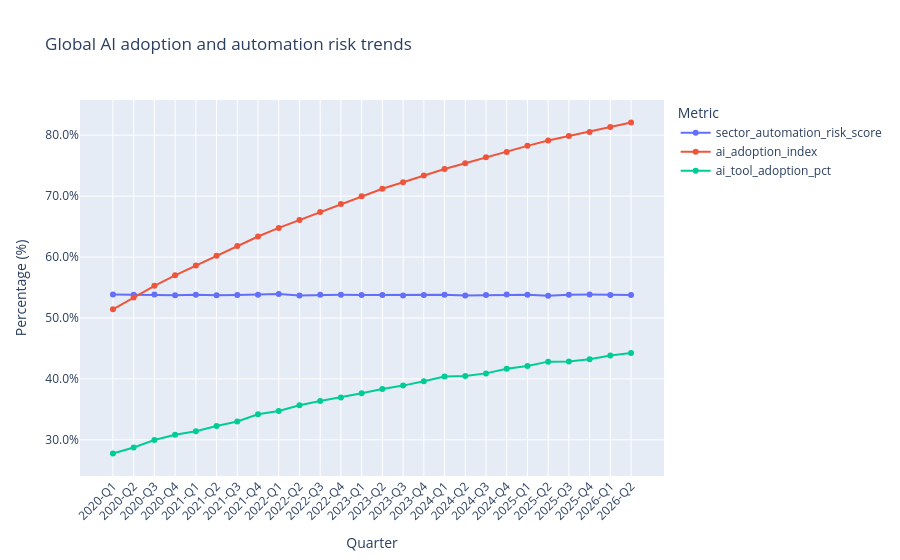
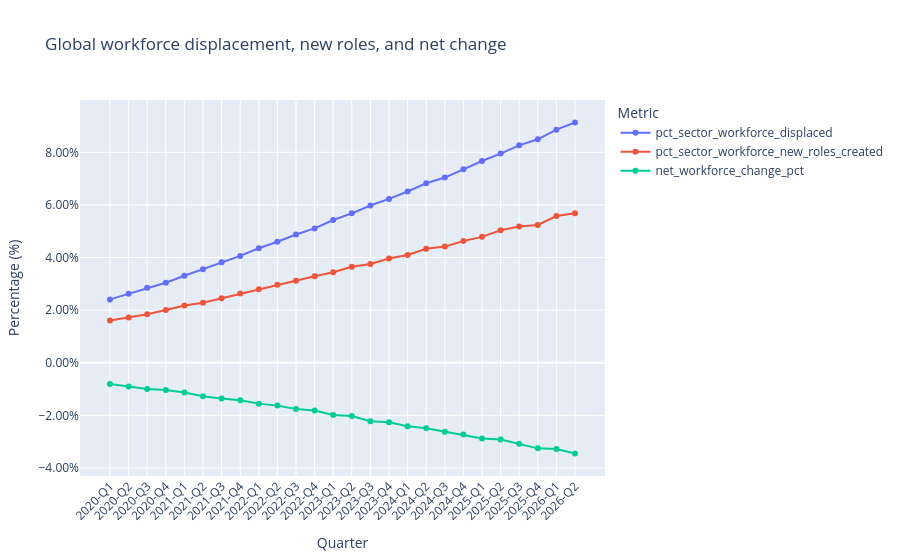
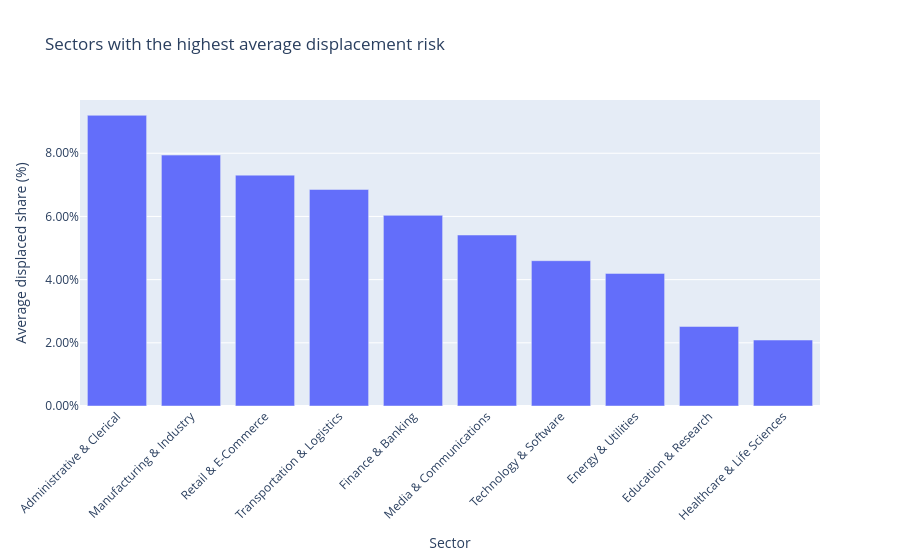
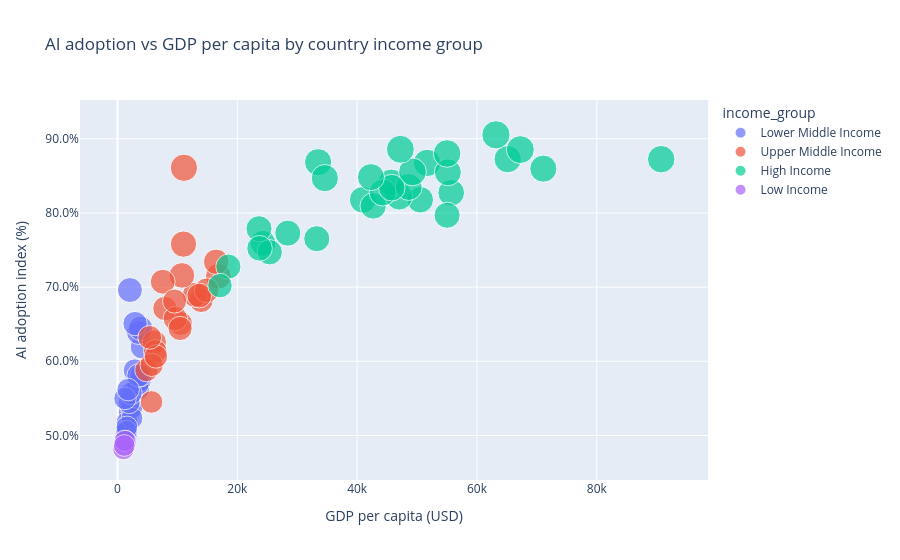

The code cell stored with these charts, in order, in its notebook:
### Markdown cell above
## Plotly charts

### Code cell
summary_plot = df.groupby('quarter_label', observed=True).agg(
    sector_automation_risk_score=('sector_automation_risk_score', 'mean'),
    ai_adoption_index=('ai_adoption_index', 'mean'),
    ai_tool_adoption_pct=('ai_tool_adoption_pct', 'mean'),
).reset_index()

fig1 = px.line(
    summary_plot,
    x='quarter_label',
    y=['sector_automation_risk_score', 'ai_adoption_index', 'ai_tool_adoption_pct'],
    markers=True,
    title='Global AI adoption and automation risk trends',
    labels={'value': 'Percentage (%)', 'quarter_label': 'Quarter'},
)
fig1.update_layout(legend_title_text='Metric', xaxis_tickangle=-45, yaxis_tickformat='.1%')
fig1.show()

workforce_trend = df.groupby('quarter_label', observed=True).agg(
    pct_sector_workforce_displaced=('pct_sector_workforce_displaced', 'mean'),
    pct_sector_workforce_new_roles_created=('pct_sector_workforce_new_roles_created', 'mean'),
    net_workforce_change_pct=('net_workforce_change_pct', 'mean'),
).reset_index()

fig2 = px.line(
    workforce_trend,
    x='quarter_label',
    y=['pct_sector_workforce_displaced', 'pct_sector_workforce_new_roles_created', 'net_workforce_change_pct'],
    markers=True,
    title='Global workforce displacement, new roles, and net change',
    labels={'value': 'Percentage (%)', 'quarter_label': 'Quarter'},
)
fig2.update_layout(legend_title_text='Metric', xaxis_tickangle=-45, yaxis_tickformat='.2%')
fig2.show()

sector_displaced = df.groupby('industry_sector', observed=True).agg(
    avg_displaced=('pct_sector_workforce_displaced', 'mean'),
).reset_index().sort_values('avg_displaced', ascending=False)
fig3 = px.bar(
    sector_displaced,
    x='industry_sector',
    y='avg_displaced',
    title='Sectors with the highest average displacement risk',
    labels={'avg_displaced': 'Average displaced share (%)', 'industry_sector': 'Sector'},
)
fig3.update_layout(xaxis_tickangle=-45, yaxis_tickformat='.2%')
fig3.show()

scatter_df = df.groupby(['country', 'income_group'], observed=True).agg(
    avg_gdp_per_capita_usd=('gdp_per_capita_usd', 'mean'),
    avg_ai_adoption_index=('ai_adoption_index', 'mean'),
    total_ai_layoffs=('ai_cited_layoff_announcements', 'sum'),
).reset_index()
fig4 = px.scatter(
    scatter_df,
    x='avg_gdp_per_capita_usd',
    y='avg_ai_adoption_index',
    color='income_group',
    size='total_ai_layoffs',
    hover_name='country',
    title='AI adoption vs GDP per capita by country income group',
    labels={'avg_gdp_per_capita_usd': 'GDP per capita (USD)', 'avg_ai_adoption_index': 'AI adoption index (%)'},
)
fig4.update_layout(yaxis_tickformat='.1%')
fig4.show()

female_df = df.groupby('industry_sector', observed=True).agg(
    avg_female_share=('pct_workforce_female', 'mean'),
    avg_displaced_female_share=('pct_displaced_roles_female', 'mean'),
).reset_index()
female_df = female_df.sort_values('avg_displaced_female_share', ascending=False).head(15)
fig5 = px.bar(
    female_df,
    x='industry_sector',
    y=['avg_female_share', 'avg_displaced_female_share'],
    barmode='group',
    title='Female workforce share vs displaced female share by sector',
    labels={
        'industry_sector': 'Sector',
        'value': 'Share (%)',
        'variable': 'Metric'
    },
)
fig5.update_layout(xaxis_tickangle=-45, yaxis_tickformat='.0%')
fig5.show()

policy_df = df.groupby('income_group', observed=True).agg(
    avg_policy_score=('govt_ai_policy_score_1_to_10', 'mean'),
    avg_reskilling_count=('reskilling_programs_count', 'mean'),
).reset_index()
fig6 = px.bar(
    policy_df,
    x='income_group',
    y=['avg_policy_score', 'avg_reskilling_count'],
    barmode='group',
    title='Policy and reskilling support by income group',
    labels={'value': 'Average value', 'income_group': 'Income group'},
)
fig6.show()

### Figure 1 — Plotly figure (JSON) as saved in the notebook; plotly's stock layout.template omitted (floating-point values rounded to 4 significant figures)
{"data": [{"hovertemplate": "variable=sector_automation_risk_score<br>Quarter=%{x}<br>Percentage (%)=%{y}<extra></extra>", "legendgroup": "sector_automation_risk_score", "line": {"color": "#636efa", "dash": "solid"}, "marker": {"symbol": "circle"}, "mode": "lines+markers", "name": "sector_automation_risk_score", "orientation": "v", "showlegend": true, "type": "scatter", "x": ["2020-Q1", "2020-Q2", "2020-Q3", "2020-Q4", "2021-Q1", "2021-Q2", "2021-Q3", "2021-Q4", "2022-Q1", "2022-Q2", "2022-Q3", "2022-Q4", "2023-Q1", "2023-Q2", "2023-Q3", "2023-Q4", "2024-Q1", "2024-Q2", "2024-Q3", "2024-Q4", "2025-Q1", "2025-Q2", "2025-Q3", "2025-Q4", "2026-Q1", "2026-Q2"], "xaxis": "x", "y": [0.5386, 0.5382, 0.5387, 0.5373, 0.5383, 0.5374, 0.5378, 0.5382, 0.5393, 0.5371, 0.538, 0.538, 0.5378, 0.5379, 0.537, 0.5377, 0.5382, 0.5369, 0.5376, 0.5385, 0.5381, 0.5363, 0.5382, 0.5384, 0.5378, 0.5377], "yaxis": "y"}, {"hovertemplate": "variable=ai_adoption_index<br>Quarter=%{x}<br>Percentage (%)=%{y}<extra></extra>", "legendgroup": "ai_adoption_index", "line": {"color": "#EF553B", "dash": "solid"}, "marker": {"symbol": "circle"}, "mode": "lines+markers", "name": "ai_adoption_index", "orientation": "v", "showlegend": true, "type": "scatter", "x": ["2020-Q1", "2020-Q2", "2020-Q3", "2020-Q4", "2021-Q1", "2021-Q2", "2021-Q3", "2021-Q4", "2022-Q1", "2022-Q2", "2022-Q3", "2022-Q4", "2023-Q1", "2023-Q2", "2023-Q3", "2023-Q4", "2024-Q1", "2024-Q2", "2024-Q3", "2024-Q4", "2025-Q1", "2025-Q2", "2025-Q3", "2025-Q4", "2026-Q1", "2026-Q2"], "xaxis": "x", "y": [0.5142, 0.5336, 0.5527, 0.5701, 0.5861, 0.6022, 0.6183, 0.6337, 0.6478, 0.6608, 0.6741, 0.6872, 0.6997, 0.7121, 0.7228, 0.7338, 0.7445, 0.7539, 0.7637, 0.7725, 0.7825, 0.7913, 0.7987, 0.8053, 0.8135, 0.8208], "yaxis": "y"}, {"hovertemplate": "variable=ai_tool_adoption_pct<br>Quarter=%{x}<br>Percentage (%)=%{y}<extra></extra>", "legendgroup": "ai_tool_adoption_pct", "line": {"color": "#00cc96", "dash": "solid"}, "marker": {"symbol": "circle"}, "mode": "lines+markers", "name": "ai_tool_adoption_pct", "orientation": "v", "showlegend": true, "type": "scatter", "x": ["2020-Q1", "2020-Q2", "2020-Q3", "2020-Q4", "2021-Q1", "2021-Q2", "2021-Q3", "2021-Q4", "2022-Q1", "2022-Q2", "2022-Q3", "2022-Q4", "2023-Q1", "2023-Q2", "2023-Q3", "2023-Q4", "2024-Q1", "2024-Q2", "2024-Q3", "2024-Q4", "2025-Q1", "2025-Q2", "2025-Q3", "2025-Q4", "2026-Q1", "2026-Q2"], "xaxis": "x", "y": [0.2776, 0.2874, 0.2997, 0.3083, 0.3139, 0.3227, 0.33, 0.342, 0.3474, 0.3567, 0.3639, 0.3696, 0.3765, 0.3835, 0.389, 0.3963, 0.4039, 0.4049, 0.4091, 0.4167, 0.421, 0.4283, 0.4287, 0.4324, 0.4382, 0.4427], "yaxis": "y"}], "layout": {"legend": {"title": {"text": "Metric"}, "tracegroupgap": 0}, "title": {"text": "Global AI adoption and automation risk trends"}, "xaxis": {"anchor": "y", "domain": [0, 1], "tickangle": -45, "title": {"text": "Quarter"}}, "yaxis": {"anchor": "x", "domain": [0, 1], "tickformat": ".1%", "title": {"text": "Percentage (%)"}}}}

### Figure 2 — Plotly figure (JSON) as saved in the notebook; plotly's stock layout.template omitted (floating-point values rounded to 4 significant figures)
{"data": [{"hovertemplate": "variable=pct_sector_workforce_displaced<br>Quarter=%{x}<br>Percentage (%)=%{y}<extra></extra>", "legendgroup": "pct_sector_workforce_displaced", "line": {"color": "#636efa", "dash": "solid"}, "marker": {"symbol": "circle"}, "mode": "lines+markers", "name": "pct_sector_workforce_displaced", "orientation": "v", "showlegend": true, "type": "scatter", "x": ["2020-Q1", "2020-Q2", "2020-Q3", "2020-Q4", "2021-Q1", "2021-Q2", "2021-Q3", "2021-Q4", "2022-Q1", "2022-Q2", "2022-Q3", "2022-Q4", "2023-Q1", "2023-Q2", "2023-Q3", "2023-Q4", "2024-Q1", "2024-Q2", "2024-Q3", "2024-Q4", "2025-Q1", "2025-Q2", "2025-Q3", "2025-Q4", "2026-Q1", "2026-Q2"], "xaxis": "x", "y": [0.02408, 0.0262, 0.02847, 0.0304, 0.03305, 0.03557, 0.03818, 0.0406, 0.04353, 0.04598, 0.04875, 0.05106, 0.05425, 0.05679, 0.05978, 0.06228, 0.0651, 0.06824, 0.0704, 0.07358, 0.07669, 0.07951, 0.08265, 0.08495, 0.08862, 0.09132], "yaxis": "y"}, {"hovertemplate": "variable=pct_sector_workforce_new_roles_created<br>Quarter=%{x}<br>Percentage (%)=%{y}<extra></extra>", "legendgroup": "pct_sector_workforce_new_roles_created", "line": {"color": "#EF553B", "dash": "solid"}, "marker": {"symbol": "circle"}, "mode": "lines+markers", "name": "pct_sector_workforce_new_roles_created", "orientation": "v", "showlegend": true, "type": "scatter", "x": ["2020-Q1", "2020-Q2", "2020-Q3", "2020-Q4", "2021-Q1", "2021-Q2", "2021-Q3", "2021-Q4", "2022-Q1", "2022-Q2", "2022-Q3", "2022-Q4", "2023-Q1", "2023-Q2", "2023-Q3", "2023-Q4", "2024-Q1", "2024-Q2", "2024-Q3", "2024-Q4", "2025-Q1", "2025-Q2", "2025-Q3", "2025-Q4", "2026-Q1", "2026-Q2"], "xaxis": "x", "y": [0.01601, 0.01718, 0.01846, 0.02006, 0.02171, 0.02283, 0.02452, 0.02633, 0.02797, 0.02966, 0.03115, 0.03288, 0.03439, 0.03652, 0.03751, 0.0396, 0.04096, 0.04329, 0.04414, 0.0463, 0.04785, 0.05033, 0.05179, 0.05238, 0.05577, 0.05681], "yaxis": "y"}, {"hovertemplate": "variable=net_workforce_change_pct<br>Quarter=%{x}<br>Percentage (%)=%{y}<extra></extra>", "legendgroup": "net_workforce_change_pct", "line": {"color": "#00cc96", "dash": "solid"}, "marker": {"symbol": "circle"}, "mode": "lines+markers", "name": "net_workforce_change_pct", "orientation": "v", "showlegend": true, "type": "scatter", "x": ["2020-Q1", "2020-Q2", "2020-Q3", "2020-Q4", "2021-Q1", "2021-Q2", "2021-Q3", "2021-Q4", "2022-Q1", "2022-Q2", "2022-Q3", "2022-Q4", "2023-Q1", "2023-Q2", "2023-Q3", "2023-Q4", "2024-Q1", "2024-Q2", "2024-Q3", "2024-Q4", "2025-Q1", "2025-Q2", "2025-Q3", "2025-Q4", "2026-Q1", "2026-Q2"], "xaxis": "x", "y": [-0.008066, -0.009022, -0.01001, -0.01034, -0.01134, -0.01274, -0.01366, -0.01428, -0.01556, -0.01632, -0.01759, -0.01819, -0.01986, -0.02027, -0.02226, -0.02268, -0.02414, -0.02495, -0.02625, -0.02728, -0.02885, -0.02918, -0.03086, -0.03257, -0.03285, -0.03451], "yaxis": "y"}], "layout": {"legend": {"title": {"text": "Metric"}, "tracegroupgap": 0}, "title": {"text": "Global workforce displacement, new roles, and net change"}, "xaxis": {"anchor": "y", "domain": [0, 1], "tickangle": -45, "title": {"text": "Quarter"}}, "yaxis": {"anchor": "x", "domain": [0, 1], "tickformat": ".2%", "title": {"text": "Percentage (%)"}}}}

### Figure 3 — Plotly figure (JSON) as saved in the notebook; plotly's stock layout.template omitted (floating-point values rounded to 4 significant figures)
{"data": [{"hovertemplate": "Sector=%{x}<br>Average displaced share (%)=%{y}<extra></extra>", "legendgroup": "", "marker": {"color": "#636efa", "pattern": {"shape": ""}}, "name": "", "orientation": "v", "showlegend": false, "textposition": "auto", "type": "bar", "x": ["Administrative & Clerical", "Manufacturing & Industry", "Retail & E-Commerce", "Transportation & Logistics", "Finance & Banking", "Media & Communications", "Technology & Software", "Energy & Utilities", "Education & Research", "Healthcare & Life Sciences"], "xaxis": "x", "y": [0.09202, 0.07942, 0.07308, 0.06854, 0.06035, 0.05412, 0.046, 0.04197, 0.02517, 0.02088], "yaxis": "y"}], "layout": {"barmode": "relative", "legend": {"tracegroupgap": 0}, "title": {"text": "Sectors with the highest average displacement risk"}, "xaxis": {"anchor": "y", "domain": [0, 1], "tickangle": -45, "title": {"text": "Sector"}}, "yaxis": {"anchor": "x", "domain": [0, 1], "tickformat": ".2%", "title": {"text": "Average displaced share (%)"}}}}

### Figure 4 — Plotly figure (JSON) as saved in the notebook; plotly's stock layout.template omitted (floating-point values rounded to 4 significant figures)
{"data": [{"hovertemplate": "<b>%{hovertext}</b><br><br>income_group=Lower Middle Income<br>GDP per capita (USD)=%{x}<br>AI adoption index (%)=%{y}<br>total_ai_layoffs=%{marker.size}<extra></extra>", "hovertext": ["Algeria", "Bangladesh", "Bolivia", "Cambodia", "Cameroon", "Egypt", "Ghana", "India", "Indonesia", "Iran", "Ivory Coast", "Kenya", "Morocco", "Myanmar", "Nigeria", "Pakistan", "Philippines", "Senegal", "Sri Lanka", "Tunisia", "Ukraine", "Uzbekistan", "Vietnam", "Zambia"], "legendgroup": "Lower Middle Income", "marker": {"color": "#636efa", "size": [18799, 18145, 20185, 17887, 17437, 19633, 18321, 23231, 21001, 20093, 17794, 18092, 19070, 17173, 19016, 18892, 21075, 17545, 19168, 20581, 22097, 18925, 22033, 17661], "sizemode": "area", "sizeref": 74.36, "symbol": "circle"}, "mode": "markers", "name": "Lower Middle Income", "orientation": "v", "showlegend": true, "type": "scatter", "x": [3503.0, 1991.0, 3744.0, 1602.0, 1585.0, 3737.0, 2337.0, 2076.0, 4102.0, 2890.0, 2416.0, 1942.0, 3419.0, 1477.0, 2228.0, 1260.0, 3494.0, 1574.0, 3921.0, 3517.0, 3855.0, 1781.0, 2935.0, 1353.0], "xaxis": "x", "y": [0.5631, 0.531, 0.5753, 0.5178, 0.5044, 0.5741, 0.5371, 0.6961, 0.6192, 0.5877, 0.5233, 0.5442, 0.5694, 0.506, 0.5566, 0.5498, 0.6387, 0.5115, 0.5809, 0.5808, 0.6445, 0.5618, 0.6509, 0.4921], "yaxis": "y"}, {"hovertemplate": "<b>%{hovertext}</b><br><br>income_group=Upper Middle Income<br>GDP per capita (USD)=%{x}<br>AI adoption index (%)=%{y}<br>total_ai_layoffs=%{marker.size}<extra></extra>", "hovertext": ["Argentina", "Brazil", "Chile", "China", "Colombia", "Costa Rica", "Ecuador", "Guatemala", "Hungary", "Iraq", "Kazakhstan", "Malaysia", "Mexico", "Panama", "Paraguay", "Peru", "Poland", "Romania", "Russia", "South Africa", "Thailand", "Turkey"], "legendgroup": "Upper Middle Income", "marker": {"color": "#EF553B", "size": [21576, 22185, 22103, 27746, 22018, 23449, 20890, 20212, 24663, 19155, 22277, 25813, 21754, 22892, 20212, 20549, 24090, 22742, 24526, 21043, 23028, 21606], "sizemode": "area", "sizeref": 74.36, "symbol": "circle"}, "mode": "markers", "name": "Upper Middle Income", "orientation": "v", "showlegend": true, "type": "scatter", "x": [10510.0, 7914.0, 13950.0, 11090.0, 6149.0, 12920.0, 6298.0, 4820.0, 16830.0, 5679.0, 9661.0, 11020.0, 10450.0, 14880.0, 5706.0, 6417.0, 16470.0, 13660.0, 10750.0, 5384.0, 7553.0, 9527.0], "xaxis": "x", "y": [0.6511, 0.6712, 0.6821, 0.8609, 0.6258, 0.6897, 0.6133, 0.5881, 0.7145, 0.5452, 0.6576, 0.758, 0.6442, 0.6957, 0.5952, 0.6065, 0.7341, 0.6887, 0.7158, 0.6322, 0.7073, 0.6812], "yaxis": "y"}, {"hovertemplate": "<b>%{hovertext}</b><br><br>income_group=High Income<br>GDP per capita (USD)=%{x}<br>AI adoption index (%)=%{y}<br>total_ai_layoffs=%{marker.size}<extra></extra>", "hovertext": ["Australia", "Austria", "Belgium", "Canada", "Czech Republic", "Denmark", "Finland", "France", "Germany", "Greece", "Hong Kong", "Israel", "Italy", "Japan", "Kuwait", "Netherlands", "New Zealand", "Norway", "Portugal", "Qatar", "Saudi Arabia", "Singapore", "South Korea", "Spain", "Sweden", "Switzerland", "Taiwan", "UAE", "United Kingdom", "United States", "Uruguay"], "legendgroup": "High Income", "marker": {"color": "#00cc96", "size": [26527, 26227, 27091, 27265, 24827, 27938, 28016, 26826, 27063, 23660, 28800, 28981, 25367, 25981, 23971, 27161, 27247, 27430, 25354, 25414, 24497, 29745, 27596, 25286, 28357, 28196, 27584, 26519, 27219, 29040, 22365], "sizemode": "area", "sizeref": 74.36, "symbol": "circle"}, "mode": "markers", "name": "High Income", "orientation": "v", "showlegend": true, "type": "scatter", "x": [55700.0, 50530.0, 47020.0, 45690.0, 24290.0, 65130.0, 51670.0, 40940.0, 48600.0, 18510.0, 49230.0, 47210.0, 33260.0, 42680.0, 25400.0, 55140.0, 44270.0, 71070.0, 23620.0, 55010.0, 23710.0, 63160.0, 33480.0, 28420.0, 55010.0, 90750.0, 34600.0, 45770.0, 42300.0, 67240.0, 17110.0], "xaxis": "x", "y": [0.8273, 0.8178, 0.822, 0.841, 0.7592, 0.8726, 0.8674, 0.8177, 0.835, 0.7276, 0.8553, 0.8858, 0.7652, 0.8095, 0.747, 0.8548, 0.8276, 0.8597, 0.7787, 0.7969, 0.7523, 0.9053, 0.8684, 0.7728, 0.8802, 0.8725, 0.8469, 0.834, 0.8483, 0.8854, 0.7021], "yaxis": "y"}, {"hovertemplate": "<b>%{hovertext}</b><br><br>income_group=Low Income<br>GDP per capita (USD)=%{x}<br>AI adoption index (%)=%{y}<br>total_ai_layoffs=%{marker.size}<extra></extra>", "hovertext": ["Ethiopia", "Nepal", "Tanzania"], "legendgroup": "Low Income", "marker": {"color": "#ab63fa", "size": [17208, 16978, 17489], "sizemode": "area", "sizeref": 74.36, "symbol": "circle"}, "mode": "markers", "name": "Low Income", "orientation": "v", "showlegend": true, "type": "scatter", "x": [990.8, 1217.0, 1139.0], "xaxis": "x", "y": [0.4818, 0.4928, 0.4864], "yaxis": "y"}], "layout": {"legend": {"itemsizing": "constant", "title": {"text": "income_group"}, "tracegroupgap": 0}, "title": {"text": "AI adoption vs GDP per capita by country income group"}, "xaxis": {"anchor": "y", "domain": [0, 1], "title": {"text": "GDP per capita (USD)"}}, "yaxis": {"anchor": "x", "domain": [0, 1], "tickformat": ".1%", "title": {"text": "AI adoption index (%)"}}}}
